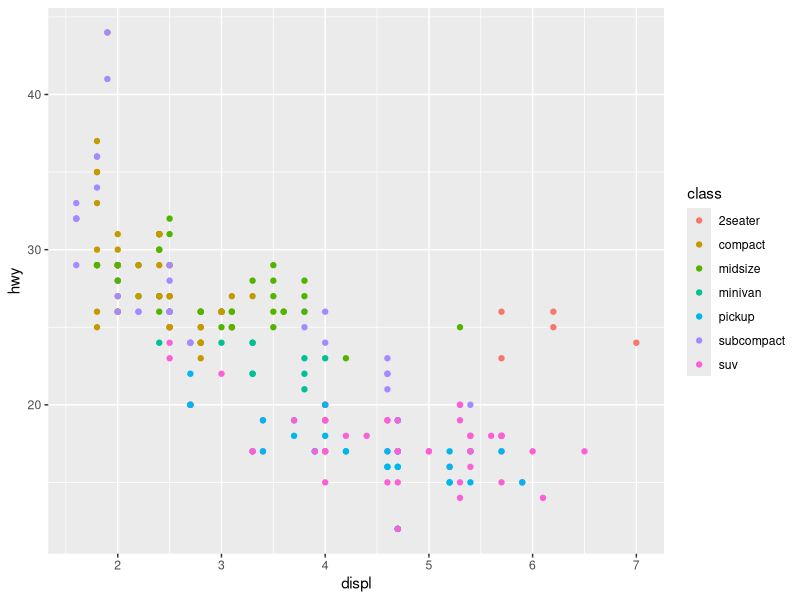
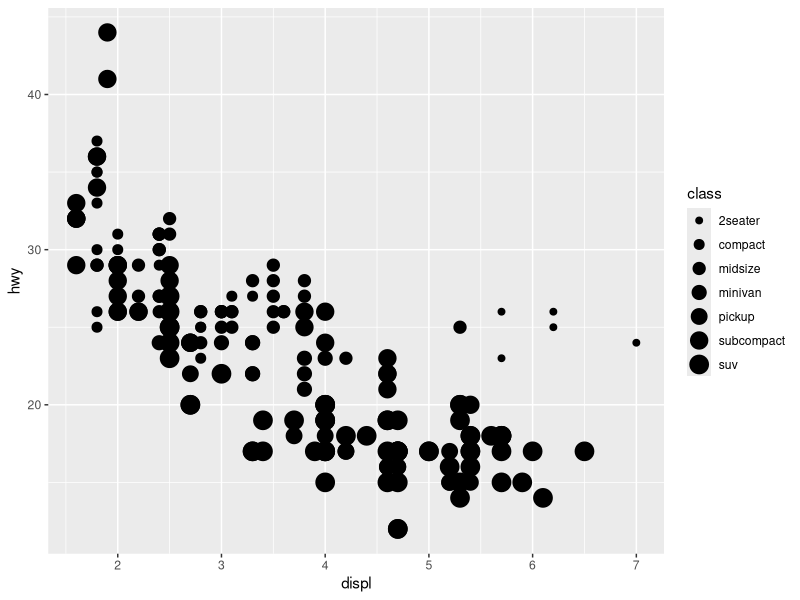
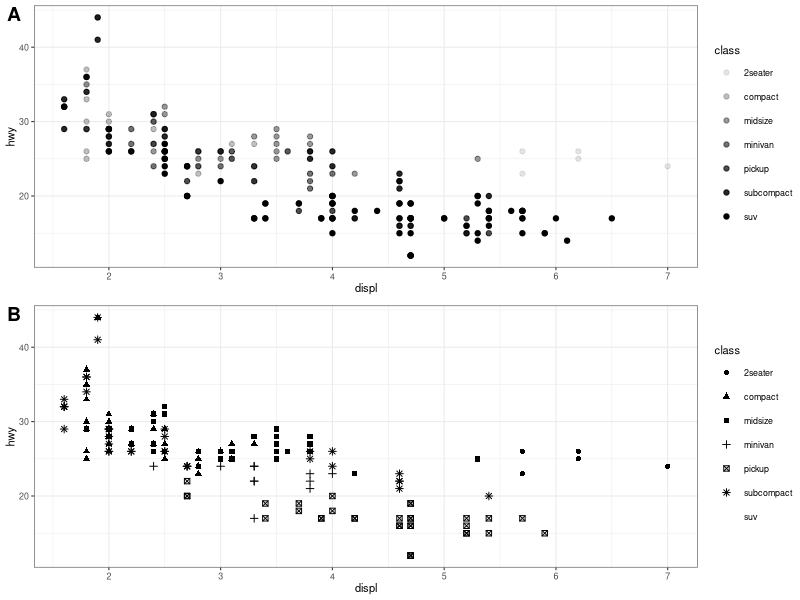
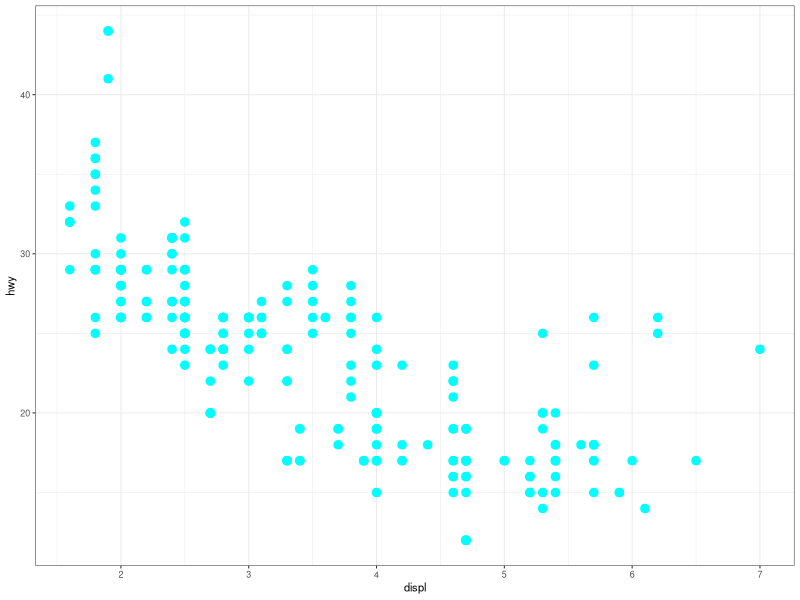
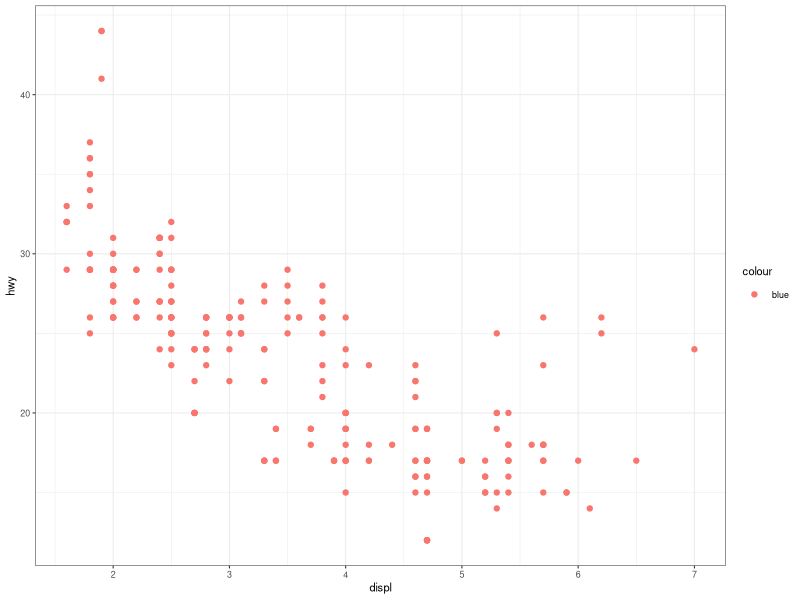
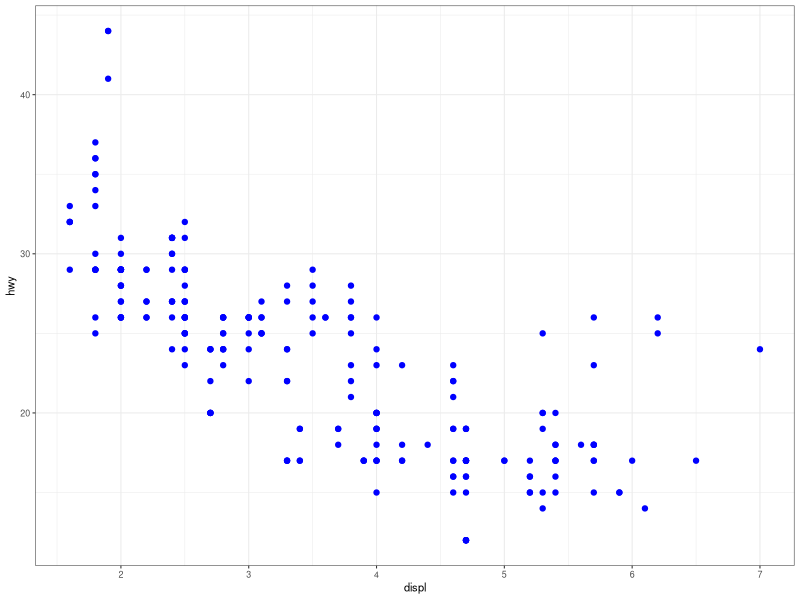
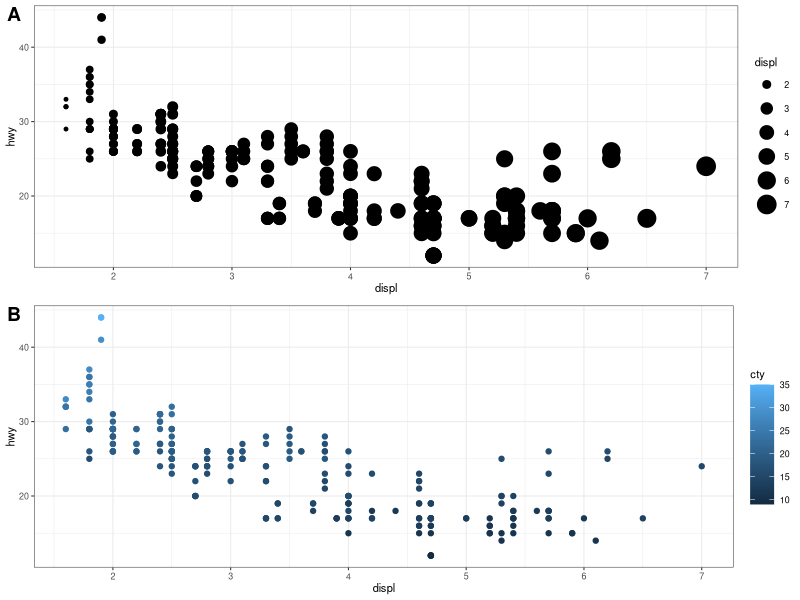
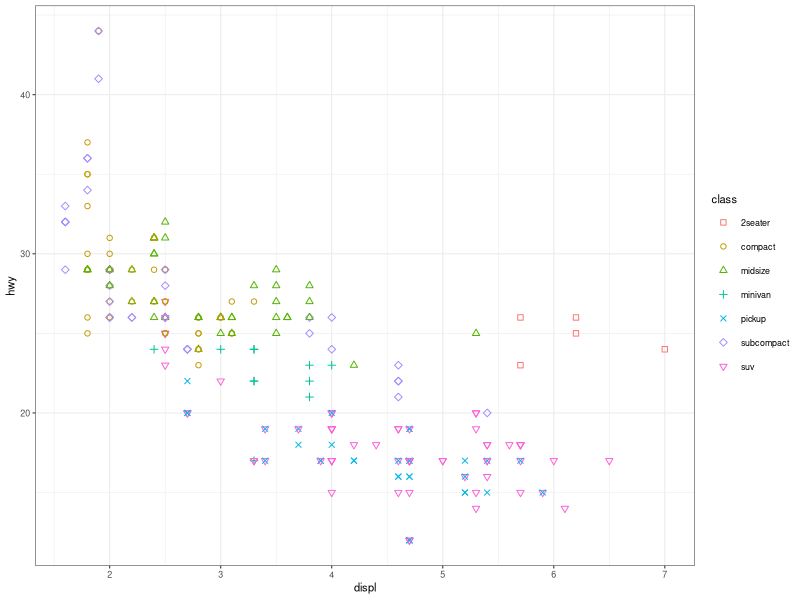

Write R code to recreate these figures, in order.
## ---- chunk 1
knitr::opts_chunk$set(echo = TRUE)
library(tidyverse)
## ---- chunk 2
ggplot(data = mpg) +
  geom_point(mapping = aes(x = displ, y = hwy, colour = class))
## ---- chunk 3
ggplot(data = mpg, aes(x = displ, y = hwy, size = class)) + 
    geom_point()
## ---- chunk 4
if (!require("cowplot")) {
  install.packages("cowplot")
} else {
  theme_set(theme_bw(base_size = 8))
  plot_with_alpha_aes <- 
    ggplot(data = mpg, aes(x = displ, y = hwy, alpha = class)) + 
    geom_point()
  
  plot_with_shape_aes <- 
    ggplot(data = mpg, aes(x = displ, y = hwy, shape = class)) + 
    geom_point()
  plot_grid(plot_with_alpha_aes, plot_with_shape_aes, 
            labels = "AUTO", ncol = 1)
}
## ---- chunk 5

ggplot(data = mpg) +
  geom_point(mapping = aes(x = displ, y = hwy), colour = "cyan", shape = 20, size = 4)
  
## ---- chunk 6
ggplot(data = mpg) + 
  geom_point(mapping = aes(x = displ, y = hwy, color = "blue"))
## ---- chunk 7
ggplot(data = mpg) + 
  geom_point(mapping = aes(x = displ, y = hwy), color = "blue")
## ---- chunk 8
?mpg
head(mpg)
glimpse(mpg)
## ---- chunk 9
mpg %>%
  select(which(sapply(., function(x) typeof(x) %in% "character"))) %>%
  sapply(., table)
## ---- chunk 10
if (!require("cowplot")) {
  install.packages("cowplot")
} else {
  theme_set(theme_bw(base_size = 8))
  plot_with_size <- 
    ggplot(data = mpg) + 
    geom_point(mapping = aes(x = displ, y = hwy, size = displ))
  
  plot_with_colour <- 
    ggplot(data = mpg) +
    geom_point(mapping = aes(x = displ, y = hwy, colour = cty))
  
  plot_grid(plot_with_size, plot_with_colour, 
            labels = "AUTO", ncol = 1)
}

## ---- chunk 11
ggplot(data = mpg) +
  geom_point(mapping = aes(x = displ, y = hwy, colour = class, shape = class)) +
  scale_shape_manual(values = c(0:7))
## ---- chunk 12
ggplot(data = mpg) +
  geom_point(mapping = aes(x = displ, y = hwy), 
             shape = 1, 
             stroke = 3, 
             colour = "red",
             fill = "white")
## ---- chunk 13
ggplot(data = mpg) +
  geom_point(mapping = aes(x = displ, y = hwy, colour = displ < mean(displ)))
## ---- chunk 14
mpg %>%
  select(hwy, displ) %>%
  mutate(above_mean = displ > mean(displ, na.rm = T)) %>%
  ggplot(data = .) +
  geom_point(mapping = aes(x = displ, y = hwy, colour = above_mean))
## ---- chunk 15
ggplot(data = mpg) +
  geom_point(mapping = aes(x = displ, y = hwy, colour = class)) +
  facet_wrap(~ manufacturer, nrow = 2)
## ---- chunk 16
ggplot(data = mpg) +
  geom_point(mapping = aes(x = displ, y = hwy, colour = class)) +
  facet_grid(drv ~ cyl)
## ---- chunk 17
ggplot(data = mpg) +
  geom_point(mapping = aes(x = displ, y = hwy, colour = class)) +
  facet_wrap(drv ~ cyl)
## ---- chunk 18

if (!require("cowplot")) {
  install.packages("cowplot")
} else {
  theme_set(theme_bw(base_size = 8))
  with_grid <- ggplot(data = mpg) +
    geom_point(mapping = aes(x = displ, y = hwy)) +
    facet_grid(. ~ cyl)
  
  with_wrap <- ggplot(data = mpg) +
    geom_point(mapping = aes(x = displ, y = hwy)) +
    facet_wrap(~ cyl)
  
  plot_grid(with_grid, with_wrap, 
            labels = c("Facet_grid", "Facet_wrap"), ncol = 1)
}
## ---- chunk 19
theme_set(theme_bw(base_size = 8))

plot_grid(
  ggplot(data = mpg) +
    geom_point(mapping = aes(x = displ, y = hwy, colour = class)) +
    facet_grid(. ~ cty),
   ggplot(data = mpg) +
    geom_point(mapping = aes(x = displ, y = hwy, colour = class)) +
    facet_wrap( ~ year), 
            labels = "AUTO", ncol = 1)
## ---- chunk 20
table(mpg$drv, mpg$cyl)
## ---- chunk 21
plot_grid(
  ggplot(data = mpg) +
    geom_point(mapping = aes(x = displ, y = hwy, colour = class)) +
    facet_grid(. ~ year),
   ggplot(data = mpg) +
    geom_point(mapping = aes(x = displ, y = hwy, colour = class)) +
    facet_grid(year ~ .), 
            labels = "AUTO", ncol = 1)
## ---- chunk 22
ggplot(data = mpg) + 
  geom_point(mapping = aes(x = displ, y = hwy)) + 
  facet_wrap(~ class, nrow = 2)
## ---- chunk 23
plot_grid(
  ggplot(data = mpg) +
    geom_point(mapping = aes(x = displ, y = hwy)) +
    facet_grid(. ~ manufacturer),
  ggplot(data = mpg) +
    geom_point(mapping = aes(x = displ, y = hwy)) +
    facet_grid(manufacturer ~ .), 
  labels = c("by column", "by row"),
  ncol = 1, label_size = 8)

